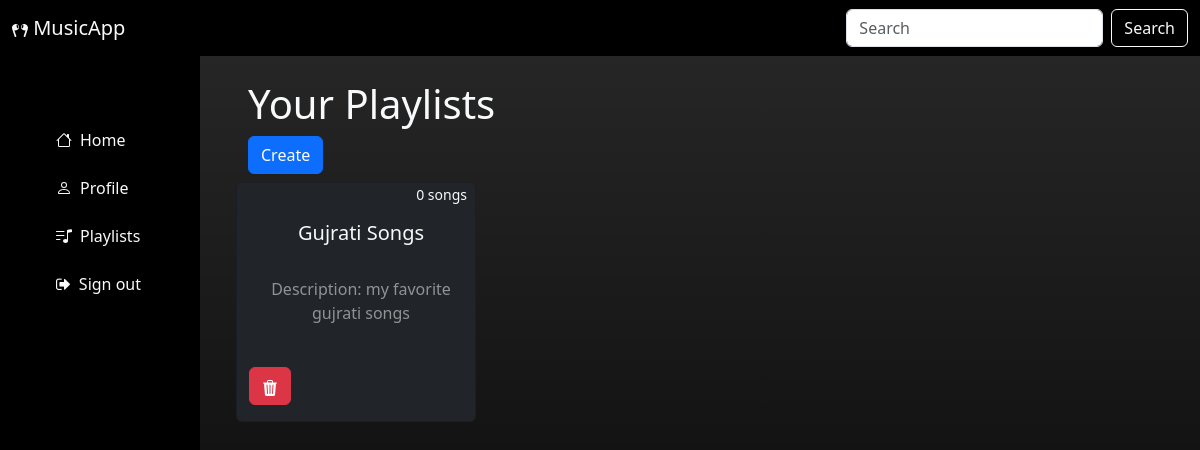
The page /playlists (signed in) on the database its author committed.
### models.py (models this page shows)
class User_Playlist(db.Model):
    __tablename__= 'user_playlist'
    _id = db.Column("id", db.Integer, autoincrement=True, primary_key=True)
    name = db.Column("name", db.String(), nullable=False)
    user_id = db.Column("user_id", db.Integer(), nullable=False)
    description = db.Column("description", db.String(), nullable=True)
    songs = db.relationship('Song', secondary='playlists_x_songs', backref = db.backref('playlist'))

### controllers.py (the view)
@app.route("/playlists", methods=["GET"])
@log_req
@ifban
def playlists():
    email_id = session["email"]
    user = User.query.filter_by(email=email_id).first()
    playlists = User_Playlist.query.filter_by(user_id=user._id).all()
    playlists_songs_count = {}
    for playlist in playlists:
        playlists_songs_count[str(playlist._id)] = len(playlist.songs)
    return render_template("playlists.html", playlists=playlists,user=user, count=playlists_songs_count)

### controllers.py (called while the page is built)
def ifban(func):
    @wraps(func)
    def inner(*args, **kwargs):
        email_id = session["email"]
        user = User.query.filter_by(email=email_id).first()
        if user.ban == 'True':
            return redirect(url_for("baned"))
        return func(*args, **kwargs)
    return inner

def log_req(func):
    @wraps(func)
    def inner(*args, **kwargs):
        if 'email' not in session:
            return redirect(url_for("login"))
        return func(*args, **kwargs)
    return inner

### templates/playlists.html (shortened to what this page needs)
{% extends 'user_dashboard.html' %}
{% block content %}
<div class="container row align-items-start gap-2">
  <div>
    <h1>Your Playlists</h1>
    <button type="button" data-bs-toggle="modal" data-bs-target="#create_playlist"
      class="btn btn-primary">Create</button>
  </div>
  <div class="container row align-items-start gap-2">
    {% for playlist in playlists %}
    <div class="card bg-dark text-light" style="width: 15rem; height: 15rem;">
      <form id="form" method="get" action="/playlist/{{ playlist._id }}">
        <div style="width: 14rem; height: 11.5rem;" class="bg-dark text-light ">
          <button style="border: none;" name="" value="" type="submit" class="bg-dark card-img ">
            <figcaption class="figure-caption text-end text-light">{{ count[playlist._id|string()] }} songs</figcaption>
            <div class="card-body text-white-50">
              <h5 class="card-title text-light">{{ playlist.name }}</h5><br>
              <p class="card-t//127.0.0.1ext">
                {% if playlist.description %}
                Description: {{ playlist.description }}
                {% endif %}</p>
            </div>
          </button>
        </div>
      </form>
      <form method="get" id="form2" action="/playlists/delete/{{ playlist._id }}">
        <figcaption class="figure-caption  text-start text-light">
          <button class="figure-caption btn btn-danger">
          </button>
        </figcaption>
      </form>
    </div>
    {% endfor %}
  </div>
</div>
{% endblock %}

### rows shown on the page
User_Playlist: count "0", name "Gujrati Songs", description "my favorite gujrati songs"
